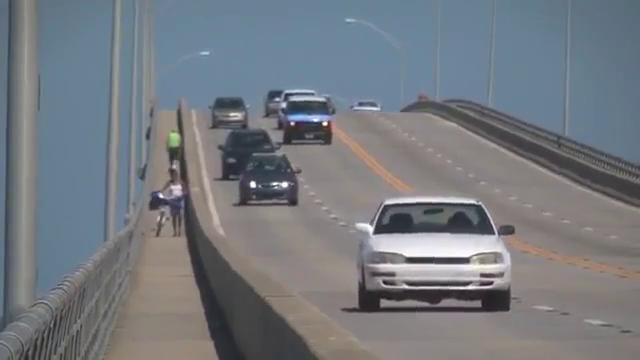
#> input picture frame 91 of buoi2/slow.avi, 640 x 360 px, given in place of output.avi, which was not available
$ python test3.py   (older library calls are emulated)
#> lines starting #> are read from the running program, lines starting #| are printed output that depends on the picture; pictures that were not available may be replaced by others from this repository, and a replacement may not be noted
import cv2
from skimage.io import imread
import numpy as np
import scipy.misc

import matplotlib.pyplot as plt

cap = cv2.VideoCapture('output.avi')
count = 0
while(cap.isOpened()):
    ret, frame = cap.read()
#> frame is the input picture: shape (360, 640, 3); mean B, G, R 127.8, 121.7, 116.8
    count +=1

    gray = cv2.cvtColor(frame, cv2.COLOR_BGR2GRAY)
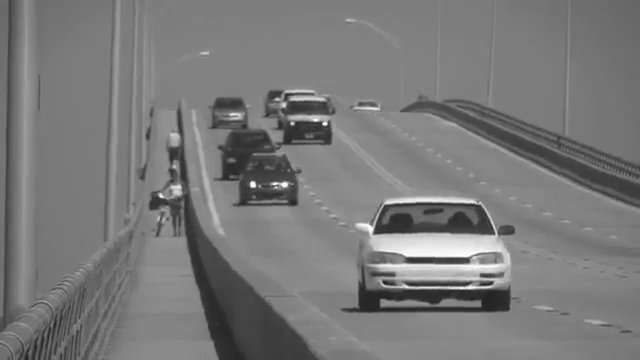
#> gray: shape (360, 640); min 24, max 255, mean 120.9
    gray =  scipy.misc.imresize(gray, 0.45)
#> gray: shape (162, 288)

    hist = cv2.calcHist([gray],[0],None,[256],[0,256])
#> hist = 256 values, max 2887 at index 129, min 0 at index 0, mean 182.2

    cv2.imshow('Gray', gray)
    cv2.waitKey(5)
    plt.title("Histogram")

    plt.plot(hist)
    plt.show()
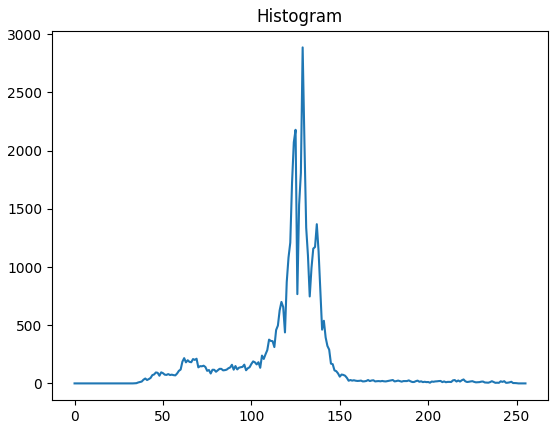
#> figure drawn by matplotlib, 1 panel; curve peaks at x = 129, y = 2887

cap.release()
cv2.destroyAllWindows()

$ run again, starting later in the video
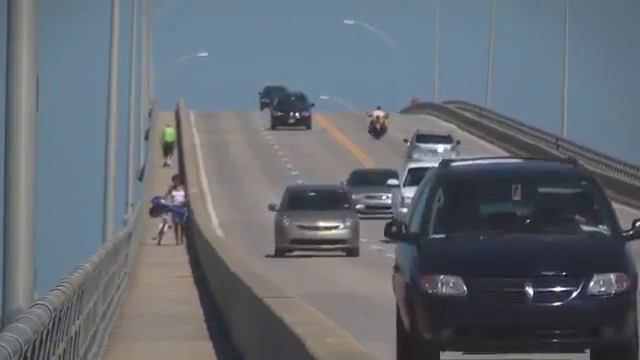
#> input picture frame 412 of buoi2/slow.avi, 640 x 360 px, given in place of output.avi, which was not available
#> frame is the input picture: shape (360, 640, 3); mean B, G, R 114.8, 107.1, 100.1
#> `gray = cv2.cvtColor(frame, cv2.COLOR_BGR2GRAY)`:
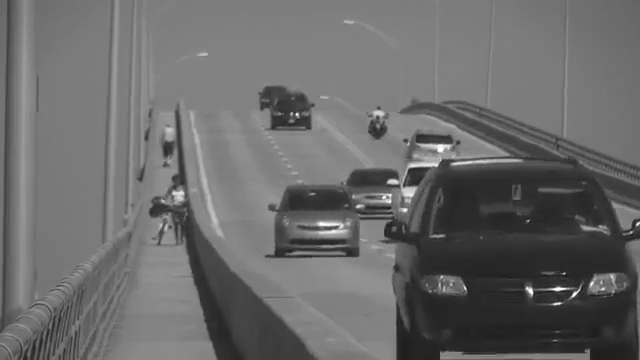
#> gray: shape (360, 640); min 17, max 255, mean 105.8
#> hist = 256 values, max 2892 at index 129, min 0 at index 0, mean 182.2
#> `plt.show()`:
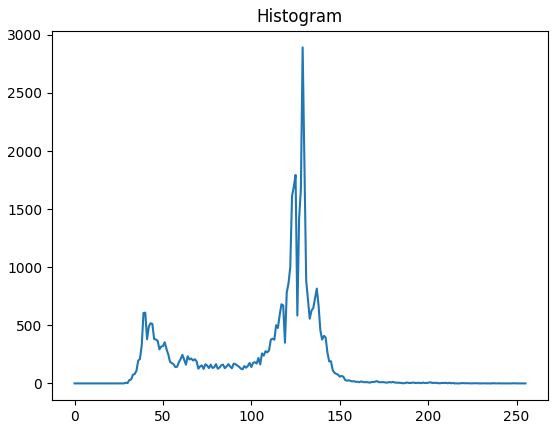
#> figure drawn by matplotlib, 1 panel; curve peaks at x = 129, y = 2892

$ run again, starting later in the video
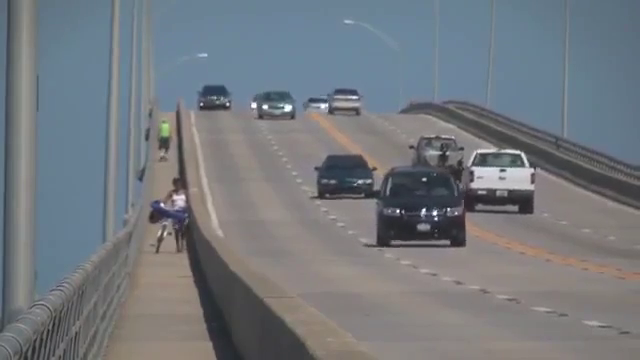
#> input picture frame 732 of buoi2/slow.avi, 640 x 360 px, given in place of output.avi, which was not available
#> frame is the input picture: shape (360, 640, 3); mean B, G, R 126.3, 120.7, 115.8
#> `gray = cv2.cvtColor(frame, cv2.COLOR_BGR2GRAY)`:
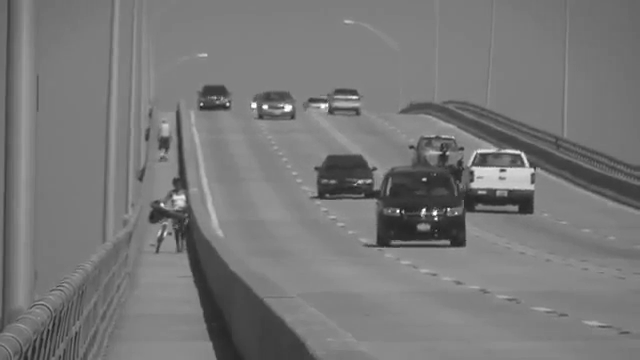
#> gray: shape (360, 640); min 28, max 255, mean 119.9
#> hist = 256 values, max 2827 at index 130, min 0 at index 0, mean 182.2
#> `plt.show()`:
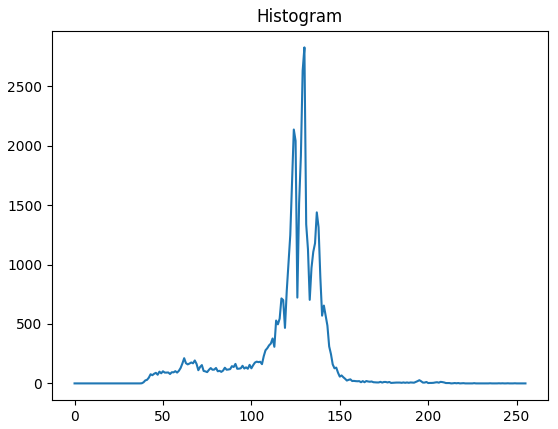
#> figure drawn by matplotlib, 1 panel; curve peaks at x = 130, y = 2827
